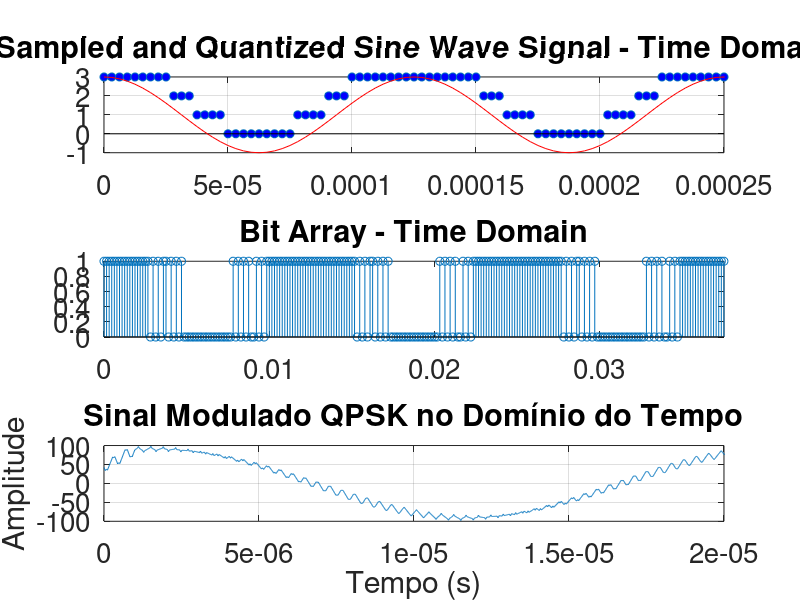

The MATLAB source for this figure:
close all; clear all; clc;
pkg load communications;

% Changes the font size in the plots to 15
set(0, 'DefaultAxesFontSize', 20);

% Defining the base signal amplitude.
A_signal = 1;

% Defining the frequency for the base signal 
f_signal = 8000;

% Defining the period and frequency of sampling:
fs = 40 * f_signal;
Ts = 1 / fs;
T = 1/ f_signal;

% Defining the signal period.
t_initial = 0;
t_final = 0.01;

% "t" vector, corresponding to the time period of analysis, in time domain.
t = t_initial:Ts:t_final;

signal = A_signal * cos(2 * pi * f_signal * t);

% Creating an impulse train with period 2T
impulse_train = zeros(size(t));
impulse_train(mod(t, 1 / fs) == 0) = 1;

signal_sampled = signal .* impulse_train;

% Desired number of levels (excluding 0)
n = 2;
num_levels = 2 ^ n;

levels = 2 / num_levels;

quantized_signal = round((signal_sampled + 1) / levels);

% Ensures that quantized_signal values are between 0 and num_levels - 1
quantized_signal = min(quantized_signal, num_levels - 1);

% Converting integer quantized values to binary
binary_signal = de2bi(quantized_signal, n);

% Concatenating the binary values into a single vector
bits = reshape(binary_signal.', 1, []);
t_bits = linspace(0, 1, length(bits));

f_carrier = 50000;
A_carrier = 1;
Tc = 1/f_carrier;
Ts = Tc / 10;

numBits = length(bits);
symbols = 2*bits - 1;

% Tempo total da simulação
tempoTotal = numBits * Tc;

% Tempo de amostragem com superamostragem
superamostragem = 200;
tempoSuperamostrado = 0:Ts/superamostragem:tempoTotal;

% Modulação QPSK
symbols_I = symbols(1:2:end);
symbols_Q = symbols(2:2:end);
sinalModulado_I = sqrt(2/Tc) * symbols_I .* cos(2*pi*f_carrier*tempoSuperamostrado(1:length(symbols_I)));
sinalModulado_Q = sqrt(2/Tc) * symbols_Q .* sin(2*pi*f_carrier*tempoSuperamostrado(1:length(symbols_Q)));
sinalModulado = sinalModulado_I + sinalModulado_Q;

% Filtro para complementar os pontos
filtro = ones(1, superamostragem) / superamostragem;
sinalModuladoFiltrado = conv(sinalModulado, filtro, 'same');

% Plot do sinal modulado no domínio do tempo
figure;
subplot(311)
stem(t, quantized_signal, 'LineStyle', 'none', 'MarkerFaceColor', 'b')
hold on; 
plot(t, signal * n + A_signal, 'r')
xlim([0 2 * T])
grid on;
title('Sampled and Quantized Sine Wave Signal - Time Domain')

subplot(312)
stem(t_bits, bits);
xlim([0 300 * T])
title('Bit Array - Time Domain')

subplot(313)
plot(tempoSuperamostrado(1:length(sinalModuladoFiltrado)), sinalModuladoFiltrado);
xlabel('Tempo (s)');
ylabel('Amplitude');
title('Sinal Modulado QPSK no Domínio do Tempo');
xlim([0 Tc])
grid on;

